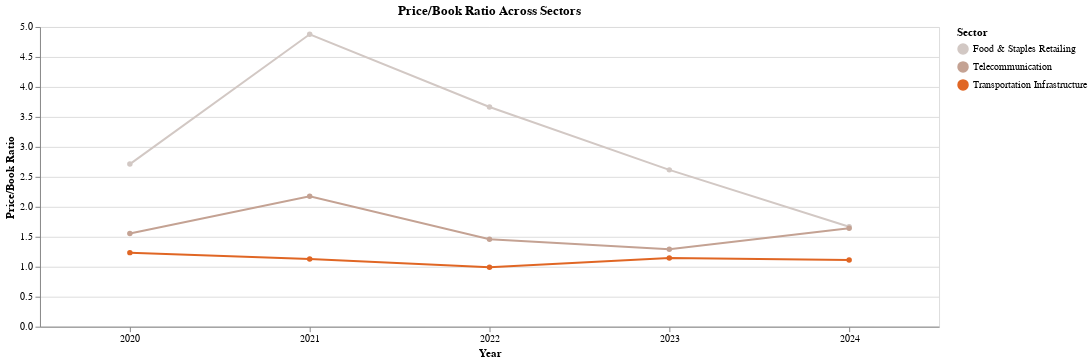

Source (notebook cell):
### Code cell
valuation_chart

### Figure 1 — Vega-Lite specification as saved in the notebook (floating-point values rounded to 4 significant figures)
{"config": {"view": {"continuousWidth": 400, "continuousHeight": 300}}, "data": {"name": "data-5456e62c2492a327002f68b0bf5574f9"}, "mark": {"type": "line", "point": true}, "encoding": {"color": {"field": "Sector", "scale": {"scheme": "lightgreyred"}, "sort": {"field": "Sector", "order": "ascending"}, "type": "nominal"}, "tooltip": [{"field": "Sector", "type": "nominal"}, {"field": "Year", "type": "nominal"}, {"field": "Price/Book Ratio", "format": ".2f", "type": "quantitative"}], "x": {"axis": {"labelAngle": 0}, "field": "Year", "type": "nominal"}, "y": {"field": "Price/Book Ratio", "type": "quantitative"}}, "title": "Price/Book Ratio Across Sectors", "width": 900, "$schema": "https://vega.github.io/schema/vega-lite/v4.17.0.json", "datasets": {"data-5456e62c2492a327002f68b0bf5574f9": [{"Price/Book Ratio": 1.235, "Price/Earning Ratio": 18.66, "Price/Sales Ratio": 2.452, "Price/Cash Flow Ratio": 7.201, "Year": 2020, "Sector": "Transportation Infrastructure"}, {"Price/Book Ratio": 1.13, "Price/Earning Ratio": 14.73, "Price/Sales Ratio": 1.861, "Price/Cash Flow Ratio": 6.652, "Year": 2021, "Sector": "Transportation Infrastructure"}, {"Price/Book Ratio": 0.9909, "Price/Earning Ratio": 9.611, "Price/Sales Ratio": 1.426, "Price/Cash Flow Ratio": 8.399, "Year": 2022, "Sector": "Transportation Infrastructure"}, {"Price/Book Ratio": 1.147, "Price/Earning Ratio": 7.191, "Price/Sales Ratio": 1.298, "Price/Cash Flow Ratio": 5.219, "Year": 2023, "Sector": "Transportation Infrastructure"}, {"Price/Book Ratio": 1.114, "Price/Earning Ratio": 8.363, "Price/Sales Ratio": 1.412, "Price/Cash Flow Ratio": 6.115, "Year": 2024, "Sector": "Transportation Infrastructure"}, {"Price/Book Ratio": 2.713, "Price/Earning Ratio": 8.397, "Price/Sales Ratio": 0.3904, "Price/Cash Flow Ratio": 4.9, "Year": 2020, "Sector": "Food & Staples Retailing"}, {"Price/Book Ratio": 4.878, "Price/Earning Ratio": 18.07, "Price/Sales Ratio": 0.5942, "Price/Cash Flow Ratio": 7.963, "Year": 2021, "Sector": "Food & Staples Retailing"}, {"Price/Book Ratio": 3.665, "Price/Earning Ratio": 14.45, "Price/Sales Ratio": 0.4442, "Price/Cash Flow Ratio": 4.555, "Year": 2022, "Sector": "Food & Staples Retailing"}, {"Price/Book Ratio": 2.616, "Price/Earning Ratio": 6.338, "Price/Sales Ratio": 0.313, "Price/Cash Flow Ratio": 6.157, "Year": 2023, "Sector": "Food & Staples Retailing"}, {"Price/Book Ratio": 1.667, "Price/Earning Ratio": 5.336, "Price/Sales Ratio": 0.3979, "Price/Cash Flow Ratio": 5.627, "Year": 2024, "Sector": "Food & Staples Retailing"}, {"Price/Book Ratio": 1.553, "Price/Earning Ratio": 14.03, "Price/Sales Ratio": 4.041, "Price/Cash Flow Ratio": 5.157, "Year": 2020, "Sector": "Telecommunication"}, {"Price/Book Ratio": 2.175, "Price/Earning Ratio": 16.16, "Price/Sales Ratio": 6.542, "Price/Cash Flow Ratio": 9.262, "Year": 2021, "Sector": "Telecommunication"}, {"Price/Book Ratio": 1.457, "Price/Earning Ratio": 21.83, "Price/Sales Ratio": 4.242, "Price/Cash Flow Ratio": 5.553, "Year": 2022, "Sector": "Telecommunication"}, {"Price/Book Ratio": 1.291, "Price/Earning Ratio": 16.77, "Price/Sales Ratio": 4.199, "Price/Cash Flow Ratio": 5.53, "Year": 2023, "Sector": "Telecommunication"}, {"Price/Book Ratio": 1.641, "Price/Earning Ratio": 18.76, "Price/Sales Ratio": 2.546, "Price/Cash Flow Ratio": 4.659, "Year": 2024, "Sector": "Telecommunication"}]}}
